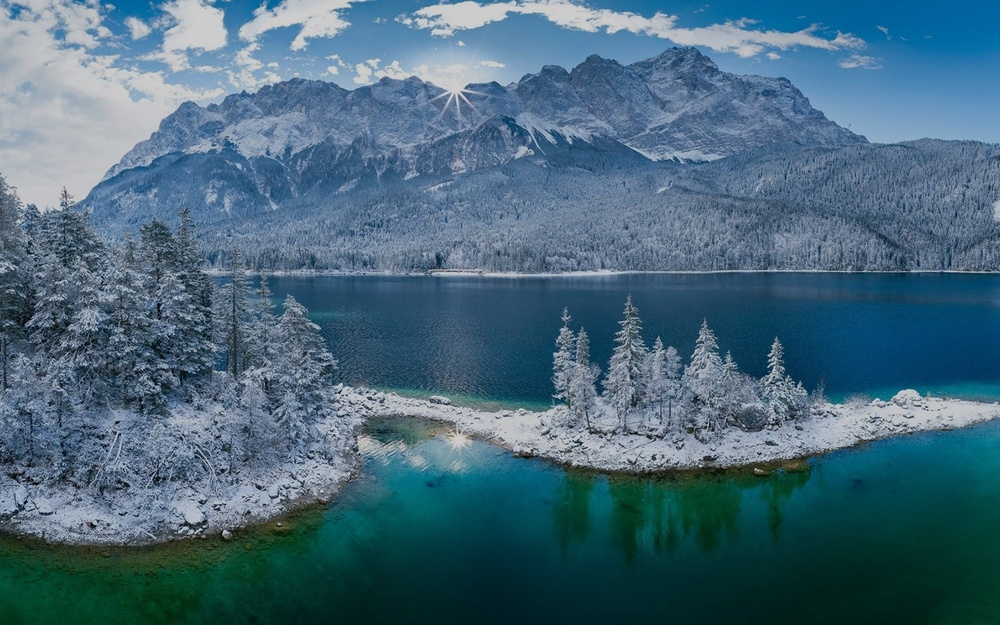
%> input picture image/snow_scene.jpg, 1000 x 625 px, shrunk from 1920 x 1200 before the run
$ octave kadai7.m   (GNU Octave 9; MATLAB toolbox functions it lacks are replaced by stand-ins)
%> lines starting %> are read from the running program, lines starting %| are printed output that depends on the picture
% 課題7　ダイナミックレンジの拡大
% 画素のダイナミックレンジを０から２５５にせよ．
% 下記はサンプルプログラムである．
% 課題作成にあたっては「Lenna」以外の画像を用いよ．
% 例
clear;
ORG = imread('snow_scene.jpg'); % 画像の読み込み
%> ORG is the input picture: size 625x1000x3 uint8; mean R, G, B 70.7, 104.1, 122.5
ORG = rgb2gray(ORG); % 白黒濃淡画像に変換
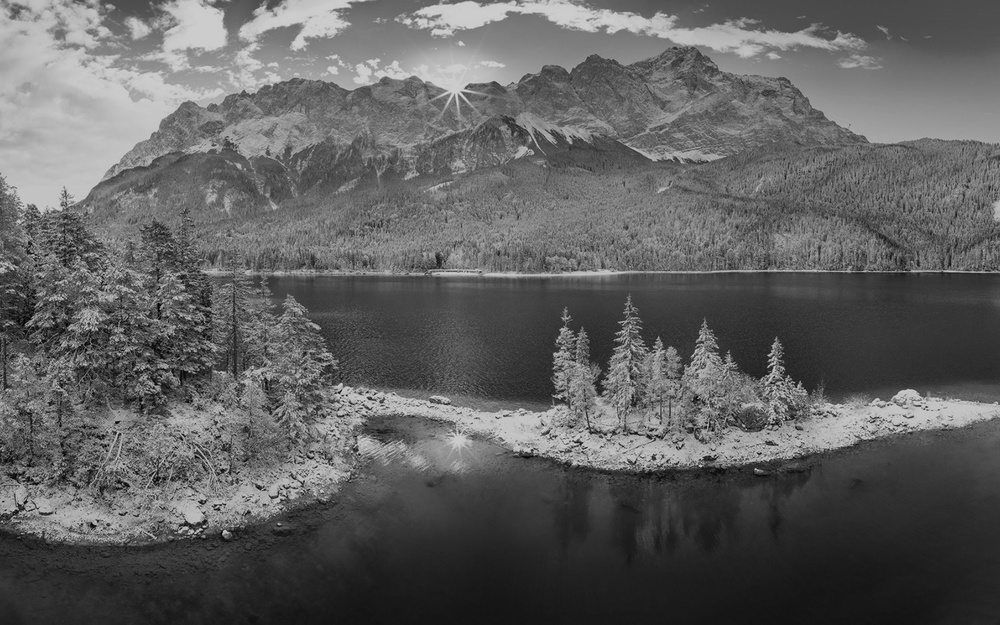
%> ORG: size 625x1000 uint8; min 0, max 215, mean 96.2
imagesc(ORG); colormap(gray); colorbar; % 画像の表示
pause;
imhist(ORG); % 濃度ヒストグラムを生成、表示
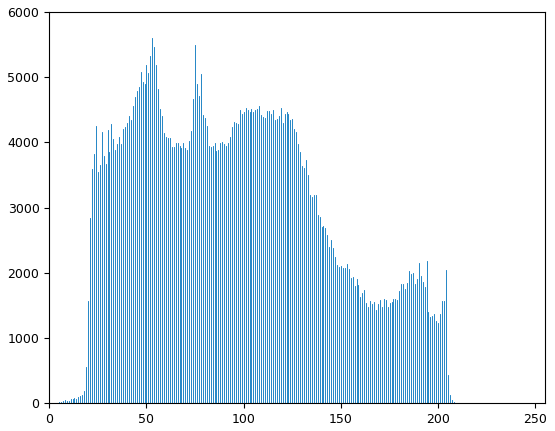
%> figure redrawn from the program's plot data; highest point at x = 53, y = 5598
pause;
ORG = double(ORG);
%> ORG: size 625x1000 double
mn = min(ORG(:)); % 濃度値の最小値を算出
%> mn = 0
mx = max(ORG(:)); % 濃度値の最大値を算出
%> mx = 215
ORG = (ORG-mn)/(mx-mn)*255;
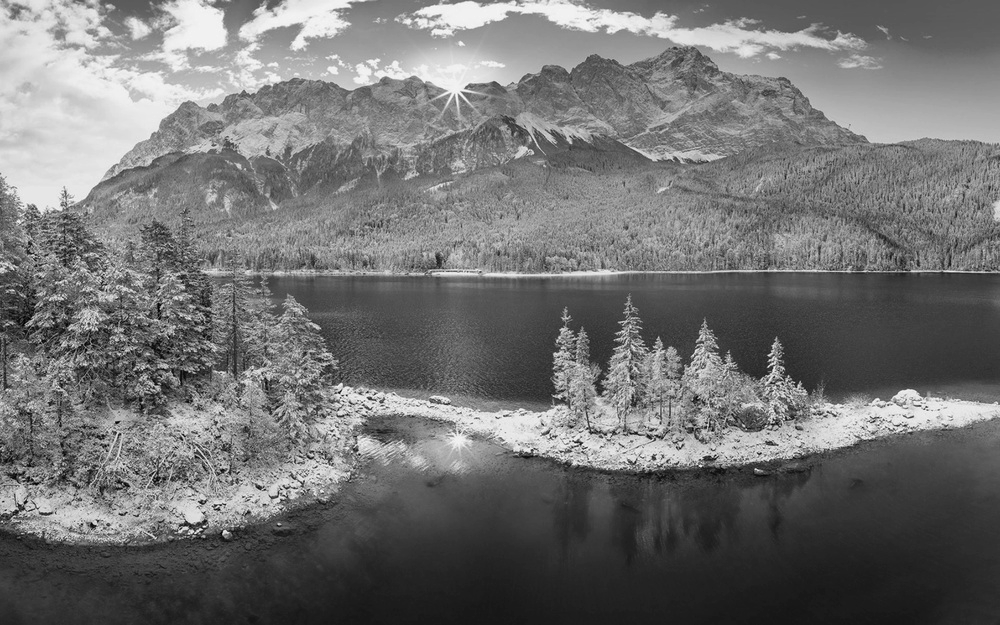
%> ORG: size 625x1000 double; min 0, max 255, mean 114.1
imagesc(ORG); colormap(gray); colorbar; % 画像の表示
pause;
ORG = uint8(ORG); % この行について考察せよ
%> ORG: size 625x1000 uint8
imhist(ORG); % 濃度ヒストグラムを生成、表示
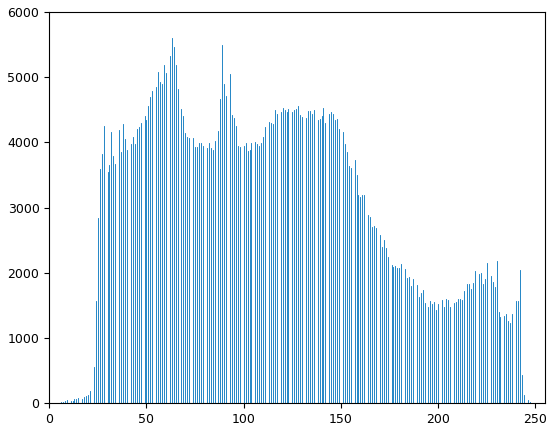
%> figure redrawn from the program's plot data; highest point at x = 63, y = 5598
